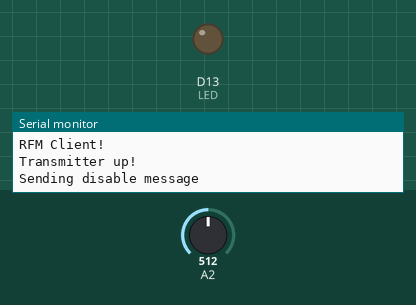
Simulated run of this sketch. Board: Arduino Zero (SAMD21). On the bench: output pins drawn as LEDs (lit = HIGH), the last lines printed to the serial monitor. The test bench sets the inputs (shaded band); at power-on: A2 = 512. No radio packets arrive unless stated.

Above: at 1.6 s.
At 3.7 s:
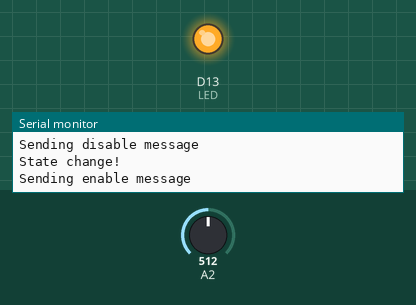
Timing chart, 0 to 5.7 s (numbered marks = the images above):
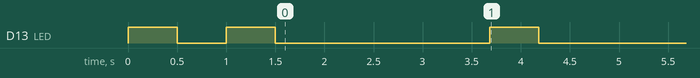

The sketch:

hillside-lora-relay-sender.ino
```cpp
/*
Application to read the voltage on an analog pin and send enable/disable messages to other nodes.
*/

#include <SPI.h>
#include <RH_RF95.h>

// Messages for enabling and disabling the relay on remote nodes
const uint8_t RELAY_ENABLE_MESSAGE[6] = {0x0C, 0x00, 0x00, 0x00, 0x00, 0x01};
const uint8_t RELAY_DISABLE_MESSAGE[6] = {0x0C, 0x00, 0x00, 0x00, 0x00, 0x00};

const int VOLTAGE_TRIGGER_LEVEL = 500;  // 1024 = 3.3v

// We need to provide the RFM95 module's chip select and interrupt pins to the
// rf95 instance below.On the SparkFun ProRF those pins are 12 and 6 respectively.
RH_RF95 rf95(12, 6);

int LED = 13; //Status LED is on pin 13
int packetCounter = 0; //Counts the number of packets sent
long timeSinceLastPacket = 0; //Tracks the time stamp of last packet received

// The broadcast frequency is set to 921.2, but the SADM21 ProRf operates
// anywhere in the range of 902-928MHz in the Americas.
// Europe operates in the frequencies 863-870, center frequency at 868MHz.
// This works but it is unknown how well the radio configures to this frequency:
//float frequency = 864.1;
float frequency = 921.2; //Broadcast frequency

// Just flashes the onboard LED to show activity
void flashLeds() {
  digitalWrite(LED, HIGH);
  delay(500);
  digitalWrite(LED, LOW);
  delay(500);
}

void sendEnableMessage() {
  SerialUSB.println("Sending enable message");
  flashLeds();

  // send the message thrice for robustness
  for (int i=0; i<3; i++) {
    rf95.send(RELAY_ENABLE_MESSAGE, sizeof(RELAY_ENABLE_MESSAGE));
    rf95.waitPacketSent();
    delay(500);
  }
}

void sendDisableMessage() {
  SerialUSB.println("Sending disable message");
  flashLeds();

  // send the message thrice for robustness
  for (int i=0; i<3; i++) {
    rf95.send(RELAY_DISABLE_MESSAGE, sizeof(RELAY_DISABLE_MESSAGE));
    rf95.waitPacketSent();
    delay(500);
  }
}

void setup()
{
  pinMode(LED, OUTPUT);

  SerialUSB.begin(9600);
  // It may be difficult to read serial messages on startup. The following line
  // will wait for serial to be ready before continuing. Comment out if not needed.
  // while(!SerialUSB);
  SerialUSB.println("RFM Client!");

  //Initialize the Radio.
  if (rf95.init() == false){
    SerialUSB.println("Radio Init Failed - Freezing");
    while (1);
  }
  else{
    //An LED inidicator to let us know radio initialization has completed.
    SerialUSB.println("Transmitter up!");
    flashLeds();
  }

  // Set frequency
  rf95.setFrequency(frequency);

   // The default transmitter power is 13dBm, using PA_BOOST.
   // If you are using RFM95/96/97/98 modules which uses the PA_BOOST transmitter pin, then
   // you can set transmitter powers from 5 to 23 dBm:
   // Transmitter power can range from 14-20dbm.
   rf95.setTxPower(14, false);

   // Send a disable message so we know the current state of the system
   sendDisableMessage();
}


void loop()
{
  // static variable to hold the last known state of the system
  // since we sent a disable message in setup(), it should be off initially
  static bool lastState = false;

  // read the input on analog pin 2
  int sensorValue = analogRead(A2);

  bool newState = false;
  newState = sensorValue > VOLTAGE_TRIGGER_LEVEL ? true : false;

  if (newState != lastState) {
    SerialUSB.println("State change!");

    if (newState == true)
      sendEnableMessage();
    else
      sendDisableMessage();

    lastState = newState;
  }

  delay(2000);
}
```

Measured:
- by itself, D13 (LED): goes LOW 0.50 s, HIGH 0.50 s, LOW 2.2 s, HIGH 0.50 s, then LOW
